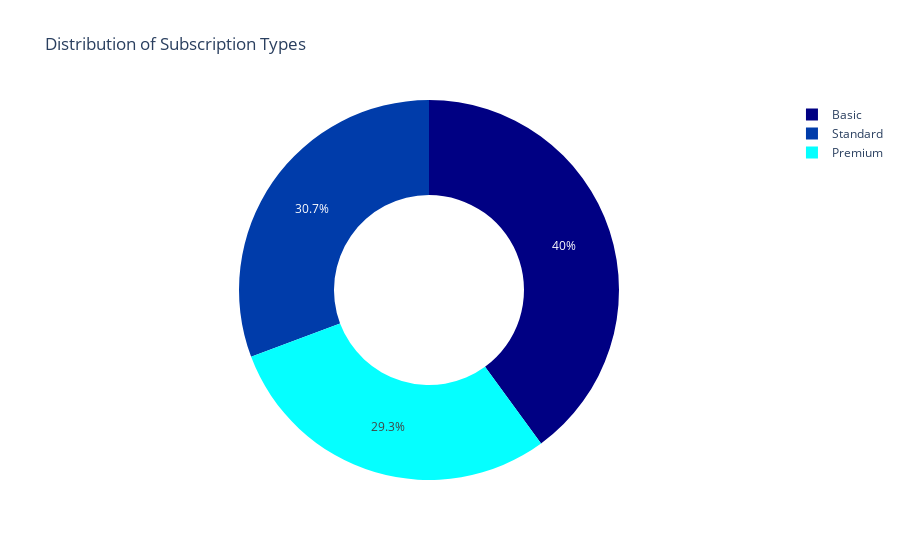

Notebook code cell kept with this figure:
### Code cell
sub_cnts = df['Subscription Type'].value_counts()
px.pie(sub_cnts, names=sub_cnts.index, values=sub_cnts.values, title='Distribution of Subscription Types', color_discrete_sequence=px.colors.sequential.Jet, hole = 0.5)

### Figure 1 — Plotly figure (JSON) as saved in the notebook; plotly's stock layout.template omitted (floating-point values rounded to 4 significant figures)
{"data": [{"domain": {"x": [0, 1], "y": [0, 1]}, "hole": 0.5, "hovertemplate": "Subscription Type=%{label}<br>value=%{value}<extra></extra>", "labels": ["Basic", "Standard", "Premium"], "legendgroup": "", "name": "", "showlegend": true, "type": "pie", "values": [999, 768, 733]}], "layout": {"legend": {"tracegroupgap": 0}, "piecolorway": ["rgb(0,0,131)", "rgb(0,60,170)", "rgb(5,255,255)", "rgb(255,255,0)", "rgb(250,0,0)", "rgb(128,0,0)"], "title": {"text": "Distribution of Subscription Types"}}}
